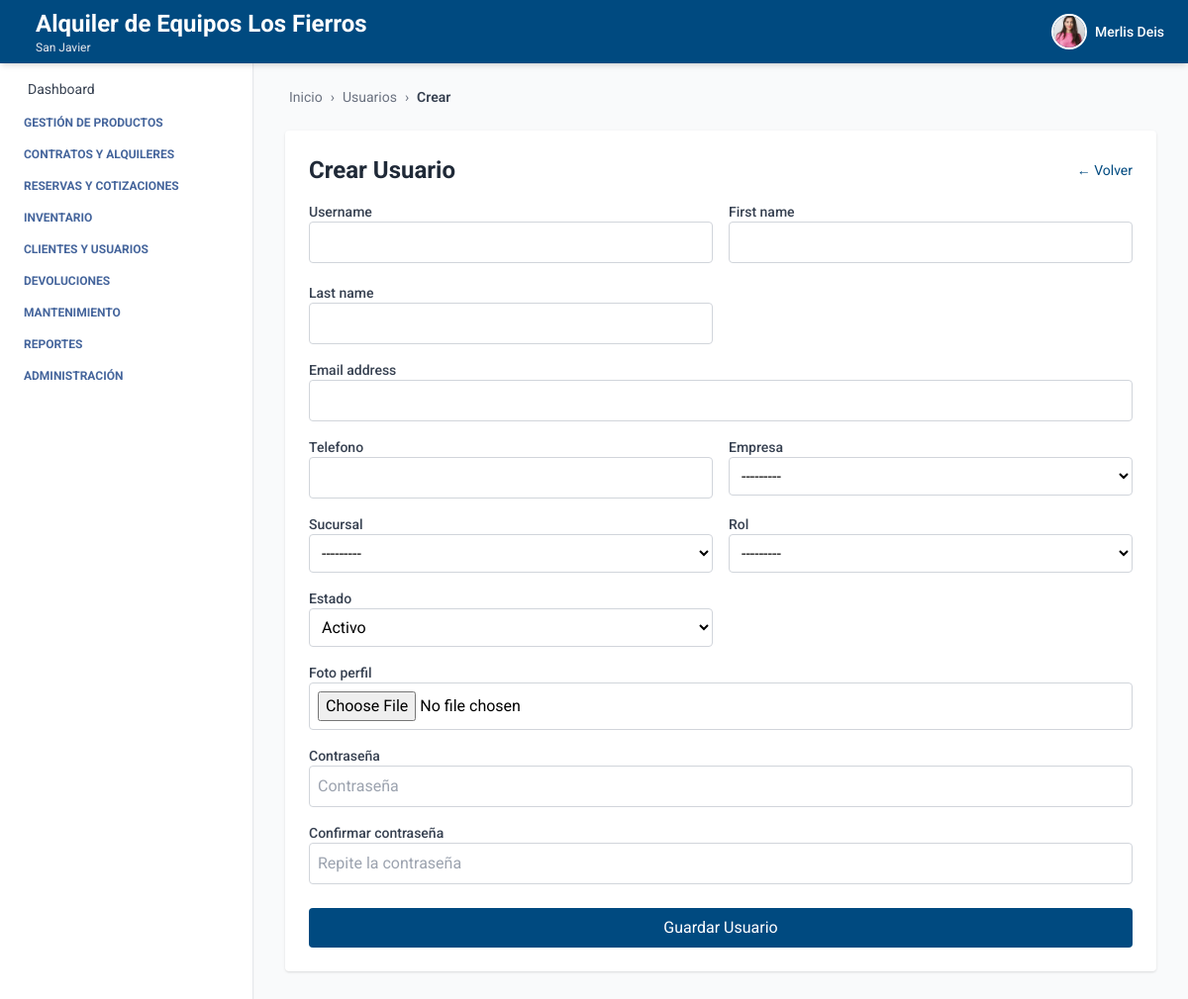
The page /usuarios/crear/ (signed in) on the database its author committed.
### autenticacion/models.py (models this page shows, shortened)
class Usuario(AbstractUser):
    telefono = models.CharField(max_length=20, blank=True, null=True)
    empresa = models.ForeignKey(Empresa, on_delete=models.SET_NULL, null=True, blank=True)
    sucursal = models.ForeignKey(Sucursal, on_delete=models.SET_NULL, null=True, blank=True)
    rol = models.ForeignKey(Rol, on_delete=models.SET_NULL, null=True, blank=True)
    ESTADOS = [
        ("activo", "Activo"),
        ("inactivo", "Inactivo"),
    ]
    estado = models.CharField(max_length=10, choices=ESTADOS, default="activo")
    foto_perfil = models.ImageField(upload_to='usuarios/img/', blank=True, null=True)
    groups = models.ManyToManyField(
        Group,
        related_name='usuarios',  # Evita conflicto con 'user_set'
        blank=True,
        help_text='The groups this user belongs to.',
        verbose_name='groups'
    )
    user_permissions = models.ManyToManyField(
        Permission,
        related_name='usuarios',  # Evita conflicto con 'user_set'
        blank=True,
        help_text='Specific permissions for this user.',
        verbose_name='user permissions'
    )

### empresa/models.py (models this page shows)
class Empresa(models.Model):
    ESTADOS = [
        ("activo", "Activo"),
        ("inactivo", "Inactivo"),
    ]
    nombre = models.CharField(max_length=100)
    nit = models.CharField(max_length=50, unique=True)
    ciudad = models.CharField(max_length=100, blank=True, null=True)
    direccion = models.CharField(max_length=255, blank=True, null=True)
    departamento = models.CharField(max_length=100, blank=True, null=True)
    telefono = models.CharField(max_length=20, blank=True, null=True)
    estado = models.CharField(max_length=20, choices=ESTADOS, default="activo")
    logo = models.ImageField(upload_to='empresas/img/', blank=True, null=True)
    def __str__(self):
        return self.nombre

class Sucursal(models.Model):
    ESTADOS = [
        ("activo", "Activo"),
        ("inactivo", "Inactivo"),
    ]
    empresa = models.ForeignKey(Empresa, related_name='sucursales', on_delete=models.CASCADE)
    nombre = models.CharField(max_length=100)
    ciudad = models.CharField(max_length=100)
    direccion = models.CharField(max_length=255)
    departamento = models.CharField(max_length=100, blank=True, null=True)
    telefono = models.CharField(max_length=20, blank=True, null=True)
    estado = models.CharField(max_length=20, choices=ESTADOS, default="activo")
    def __str__(self):
        return f"{self.nombre}"

### autenticacion/views.py (the view)
# urls.py: path('usuarios/crear/', crear_usuario, name='crear_usuario'),
@login_required
def crear_usuario(request):
    if request.method == 'POST':
        form = UsuarioCreateForm(request.POST, request.FILES)
        if form.is_valid():
            form.save()
            return redirect('usuario_list')
    else:
        initial = {}
        if 'first_name' in request.GET and 'last_name' in request.GET:
            initial['username'] = generar_username_auto(request.GET['first_name'], request.GET['last_name'])
        form = UsuarioCreateForm(initial=initial)
    return render(request, 'crear_usuario.html', {
        'form': form,
        'titulo': 'Crear Usuario',
        'boton_texto': 'Guardar Usuario',
        'breadcrumb_items': [('Usuarios', '/usuarios/'), ('Crear', '')],
    })

### autenticacion/templates/crear_usuario.html (shortened to what this page needs)
{% extends 'index.html' %}
{% block breadcrumb %}
  {% include 'breadcrumb.html' with home='/' breadcrumbs=breadcrumb_items %}
{% endblock %}
{% block content %}
<div class="max-w-4xl mx-auto mt-6 bg-white p-6 rounded shadow">
  <div class="flex justify-between items-center mb-4">
    <h2 class="text-2xl font-bold text-gray-800">{{ titulo }}</h2>
    <a href="{% url 'usuario_list' %}" class="text-sm text-[var(--primary-color)] hover:underline">← Volver</a>
  </div>
  <form method="post" enctype="multipart/form-data" class="grid grid-cols-2 gap-4">
    {% for field in form.visible_fields %}
      <div class="{% if field.name in 'foto_perfil password1 password2 email' %}col-span-2{% endif %}">
        <label class="block text-sm font-medium text-gray-700">{{ field.label }}</label>
        {{ field }}
      </div>
    {% endfor %}
    <div class="col-span-2">
      <button id="submitBtn" type="submit" class="mt-2 w-full bg-[var(--primary-color)] text-white py-2 rounded hover:bg-blue-700 transition">
        {{ boton_texto }}
      </button>
    </div>
  </form>
</div>
{% endblock %}

### core/templates/header.html (shortened to what this page needs)
<header class="bg-[var(--primary-color)] shadow-md w-full h-16 flex items-center px-6 justify-between fixed top-0 left-0 z-10">
  <h1 class="text-white flex items-center gap-3 leading-tight">
    <div class="leading-tight">
  {% if request.user.is_authenticated %}
    {% if request.user.empresa %}
      <span class="text-xl sm:text-2xl font-bold block">
        {{ request.user.empresa.nombre }}
      </span>
    {% endif %}
    {% if request.user.sucursal %}
      <span class="text-xs text-gray-200 block">
        {{ request.user.sucursal.nombre }}
      </span>
    {% endif %}
  {% else %}
    <span class="text-xl text-gray-200 block">Gestión inteligente de Equipos</span>
  {% endif %}
</div>
  </h1>
  {% if request.user.is_authenticated %}
  <div x-data="{ open: false }" class="relative flex items-center space-x-3 cursor-pointer" @click.away="open = false">
    <button @click="open = !open" class="flex items-center space-x-2 focus:outline-none">
      {% if request.user.foto_perfil %}
        <img src="{{ request.user.foto_perfil.url }}" alt="Perfil" class="w-9 h-9 rounded-full object-cover border-2 border-white" />
      {% else %}
        <div class="w-9 h-9 rounded-full bg-white text-[var(--primary-color)] flex items-center justify-center font-bold text-sm">
          {{ request.user.first_name|first }}{{ request.user.last_name|first }}
        </div>
      {% endif %}
      <span class="text-white hidden sm:block text-sm font-medium">{{ request.user.first_name }}</span>
    </button>
  </div>
  {% endif %}
</header>

### core/templates/index.html (style rules this page uses)
:root { --primary-color: #004a80; --text-aside-color: rgb(69, 101, 156); }
body { font-family: 'Roboto', sans-serif; }

### rows shown on the page
Usuario: user.empresa.nombre "Alquiler de Equipos Los Fierros", user.sucursal.nombre "San Javier", user.foto_perfil (picture), user.first_name "Merlis Deis"

### other values the page prints
{{ label }} "Usuarios"
{{ label }} "Crear"
{{ titulo }} "Crear Usuario"
{{ field.label }} "Username" "First name" "Last name" "Email address" "Telefono" "Empresa" "Sucursal" "Rol" "Estado" "Foto perfil" "Contraseña" "Confirmar contraseña"
{{ boton_texto }} "Guardar Usuario"
